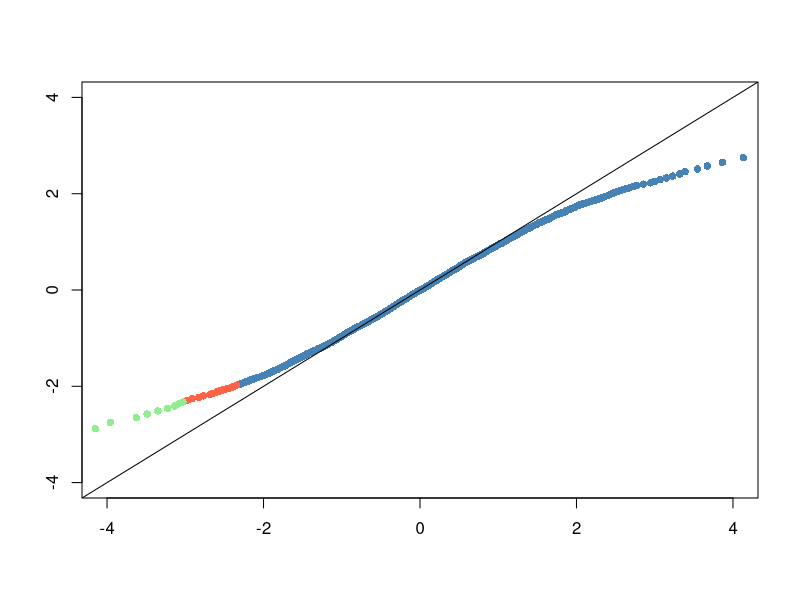

This figure's R source:
n 		= 10
J 		= 10000
t 		= c( rep(0, J) )

for (j in 1:J){
    x    = runif(n)
    t[j] = sqrt(n) * ( (mean(x) - 0.5)/sd(x) )
}
t=sort(t)
p_t 	= c( rep(0, 999) )
p_n 	= c( rep(0, 999) )

for (i in 1:999){
    p_t[i] = t[i*10]
    p_n[i] = qnorm(i/1000)
}
p_t_l=p_t[p_n< -2.326]
p_n_l=p_n[p_n< -2.326]
p_t_c=p_t[p_t< -2.326]
p_n_c=p_n[p_t< -2.326]
plot(p_t, p_n, pch=16, col="steelblue", xlim=c(-4,4), ylim=c(-4,4), xlab="",ylab="")
points(p_t_c, p_n_c, pch=16, col="tomato")
points(p_t_l, p_n_l, pch=16, col="lightgreen")
lines(c(-10,10), c(-10,10))